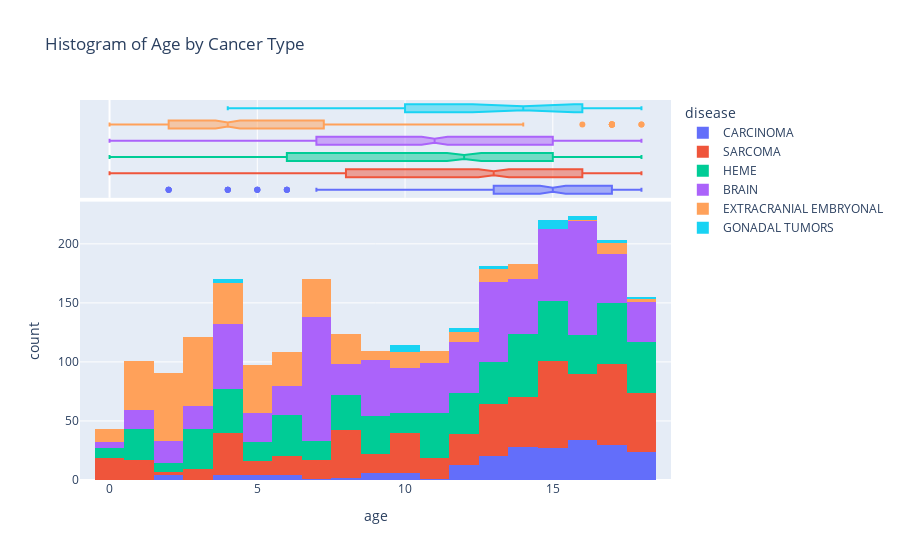

The code cell stored with this chart in its notebook:
### Code cell
fig = px.histogram(df, x="age", color="disease", marginal="box", title = "Histogram of Age by Cancer Type",
                   hover_data=df.columns)
fig.show()

### Figure 1 — Plotly figure (JSON) as saved in the notebook; plotly's stock layout.template omitted (floating-point values rounded to 4 significant figures; data arrays with more than 128 entries replaced by an {"elided": "..."} marker saying what was removed)
{"data": [{"alignmentgroup": "True", "bingroup": "x", "hovertemplate": "disease=CARCINOMA<br>age=%{x}<br>count=%{y}<extra></extra>", "legendgroup": "CARCINOMA", "marker": {"color": "#636efa", "pattern": {"shape": ""}}, "name": "CARCINOMA", "offsetgroup": "CARCINOMA", "orientation": "v", "showlegend": true, "type": "histogram", "x": {"elided": "208 int values"}, "xaxis": "x", "yaxis": "y"}, {"alignmentgroup": "True", "customdata": {"elided": "208x10 mixed values"}, "hovertemplate": "disease=%{customdata[6]}<br>age=%{x}<br>sampleId=%{customdata[0]}<br>variantType=%{customdata[1]}<br>gene=%{customdata[2]}<br>variantClass=%{customdata[3]}<br>transcript=%{customdata[4]}<br>gender=%{customdata[5]}<br>diseaseSubType=%{customdata[7]}<br>assayVersion=%{customdata[8]}<br>chromosome=%{customdata[9]}<extra></extra>", "legendgroup": "CARCINOMA", "marker": {"color": "#636efa"}, "name": "CARCINOMA", "notched": true, "offsetgroup": "CARCINOMA", "showlegend": false, "type": "box", "x": {"elided": "208 int values"}, "xaxis": "x2", "yaxis": "y2"}, {"alignmentgroup": "True", "bingroup": "x", "hovertemplate": "disease=SARCOMA<br>age=%{x}<br>count=%{y}<extra></extra>", "legendgroup": "SARCOMA", "marker": {"color": "#EF553B", "pattern": {"shape": ""}}, "name": "SARCOMA", "offsetgroup": "SARCOMA", "orientation": "v", "showlegend": true, "type": "histogram", "x": {"elided": "596 int values"}, "xaxis": "x", "yaxis": "y"}, {"alignmentgroup": "True", "customdata": {"elided": "596x10 mixed values"}, "hovertemplate": "disease=%{customdata[6]}<br>age=%{x}<br>sampleId=%{customdata[0]}<br>variantType=%{customdata[1]}<br>gene=%{customdata[2]}<br>variantClass=%{customdata[3]}<br>transcript=%{customdata[4]}<br>gender=%{customdata[5]}<br>diseaseSubType=%{customdata[7]}<br>assayVersion=%{customdata[8]}<br>chromosome=%{customdata[9]}<extra></extra>", "legendgroup": "SARCOMA", "marker": {"color": "#EF553B"}, "name": "SARCOMA", "notched": true, "offsetgroup": "SARCOMA", "showlegend": false, "type": "box", "x": {"elided": "596 int values"}, "xaxis": "x2", "yaxis": "y2"}, {"alignmentgroup": "True", "bingroup": "x", "hovertemplate": "disease=HEME<br>age=%{x}<br>count=%{y}<extra></extra>", "legendgroup": "HEME", "marker": {"color": "#00cc96", "pattern": {"shape": ""}}, "name": "HEME", "offsetgroup": "HEME", "orientation": "v", "showlegend": true, "type": "histogram", "x": {"elided": "600 int values"}, "xaxis": "x", "yaxis": "y"}, {"alignmentgroup": "True", "customdata": {"elided": "600x10 mixed values"}, "hovertemplate": "disease=%{customdata[6]}<br>age=%{x}<br>sampleId=%{customdata[0]}<br>variantType=%{customdata[1]}<br>gene=%{customdata[2]}<br>variantClass=%{customdata[3]}<br>transcript=%{customdata[4]}<br>gender=%{customdata[5]}<br>diseaseSubType=%{customdata[7]}<br>assayVersion=%{customdata[8]}<br>chromosome=%{customdata[9]}<extra></extra>", "legendgroup": "HEME", "marker": {"color": "#00cc96"}, "name": "HEME", "notched": true, "offsetgroup": "HEME", "showlegend": false, "type": "box", "x": {"elided": "600 int values"}, "xaxis": "x2", "yaxis": "y2"}, {"alignmentgroup": "True", "bingroup": "x", "hovertemplate": "disease=BRAIN<br>age=%{x}<br>count=%{y}<extra></extra>", "legendgroup": "BRAIN", "marker": {"color": "#ab63fa", "pattern": {"shape": ""}}, "name": "BRAIN", "offsetgroup": "BRAIN", "orientation": "v", "showlegend": true, "type": "histogram", "x": {"elided": "813 int values"}, "xaxis": "x", "yaxis": "y"}, {"alignmentgroup": "True", "customdata": {"elided": "813x10 mixed values"}, "hovertemplate": "disease=%{customdata[6]}<br>age=%{x}<br>sampleId=%{customdata[0]}<br>variantType=%{customdata[1]}<br>gene=%{customdata[2]}<br>variantClass=%{customdata[3]}<br>transcript=%{customdata[4]}<br>gender=%{customdata[5]}<br>diseaseSubType=%{customdata[7]}<br>assayVersion=%{customdata[8]}<br>chromosome=%{customdata[9]}<extra></extra>", "legendgroup": "BRAIN", "marker": {"color": "#ab63fa"}, "name": "BRAIN", "notched": true, "offsetgroup": "BRAIN", "showlegend": false, "type": "box", "x": {"elided": "813 int values"}, "xaxis": "x2", "yaxis": "y2"}, {"alignmentgroup": "True", "bingroup": "x", "hovertemplate": "disease=EXTRACRANIAL EMBRYONAL<br>age=%{x}<br>count=%{y}<extra></extra>", "legendgroup": "EXTRACRANIAL EMBRYONAL", "marker": {"color": "#FFA15A", "pattern": {"shape": ""}}, "name": "EXTRACRANIAL EMBRYONAL", "offsetgroup": "EXTRACRANIAL EMBRYONAL", "orientation": "v", "showlegend": true, "type": "histogram", "x": {"elided": "405 int values"}, "xaxis": "x", "yaxis": "y"}, {"alignmentgroup": "True", "customdata": {"elided": "405x10 mixed values"}, "hovertemplate": "disease=%{customdata[6]}<br>age=%{x}<br>sampleId=%{customdata[0]}<br>variantType=%{customdata[1]}<br>gene=%{customdata[2]}<br>variantClass=%{customdata[3]}<br>transcript=%{customdata[4]}<br>gender=%{customdata[5]}<br>diseaseSubType=%{customdata[7]}<br>assayVersion=%{customdata[8]}<br>chromosome=%{customdata[9]}<extra></extra>", "legendgroup": "EXTRACRANIAL EMBRYONAL", "marker": {"color": "#FFA15A"}, "name": "EXTRACRANIAL EMBRYONAL", "notched": true, "offsetgroup": "EXTRACRANIAL EMBRYONAL", "showlegend": false, "type": "box", "x": {"elided": "405 int values"}, "xaxis": "x2", "yaxis": "y2"}, {"alignmentgroup": "True", "bingroup": "x", "hovertemplate": "disease=GONADAL TUMORS<br>age=%{x}<br>count=%{y}<extra></extra>", "legendgroup": "GONADAL TUMORS", "marker": {"color": "#19d3f3", "pattern": {"shape": ""}}, "name": "GONADAL TUMORS", "offsetgroup": "GONADAL TUMORS", "orientation": "v", "showlegend": true, "type": "histogram", "x": [4, 4, 4, 15, 15, 15, 18, 18, 17, 17, 10, 10, 10, 10, 10, 10, 15, 15, 12, 12, 12, 12, 16, 16, 16, 16, 13, 13, 15, 15], "xaxis": "x", "yaxis": "y"}, {"alignmentgroup": "True", "customdata": {"elided": "30x10 mixed values"}, "hovertemplate": "disease=%{customdata[6]}<br>age=%{x}<br>sampleId=%{customdata[0]}<br>variantType=%{customdata[1]}<br>gene=%{customdata[2]}<br>variantClass=%{customdata[3]}<br>transcript=%{customdata[4]}<br>gender=%{customdata[5]}<br>diseaseSubType=%{customdata[7]}<br>assayVersion=%{customdata[8]}<br>chromosome=%{customdata[9]}<extra></extra>", "legendgroup": "GONADAL TUMORS", "marker": {"color": "#19d3f3"}, "name": "GONADAL TUMORS", "notched": true, "offsetgroup": "GONADAL TUMORS", "showlegend": false, "type": "box", "x": [4, 4, 4, 15, 15, 15, 18, 18, 17, 17, 10, 10, 10, 10, 10, 10, 15, 15, 12, 12, 12, 12, 16, 16, 16, 16, 13, 13, 15, 15], "xaxis": "x2", "yaxis": "y2"}], "layout": {"barmode": "relative", "legend": {"title": {"text": "disease"}, "tracegroupgap": 0}, "title": {"text": "Histogram of Age by Cancer Type"}, "xaxis": {"anchor": "y", "domain": [0, 1], "title": {"text": "age"}}, "xaxis2": {"anchor": "y2", "domain": [0, 1], "matches": "x", "showgrid": true, "showticklabels": false}, "yaxis": {"anchor": "x", "domain": [0, 0.7326], "title": {"text": "count"}}, "yaxis2": {"anchor": "x2", "domain": [0.7426, 1], "matches": "y2", "showgrid": false, "showline": false, "showticklabels": false, "ticks": ""}}}
